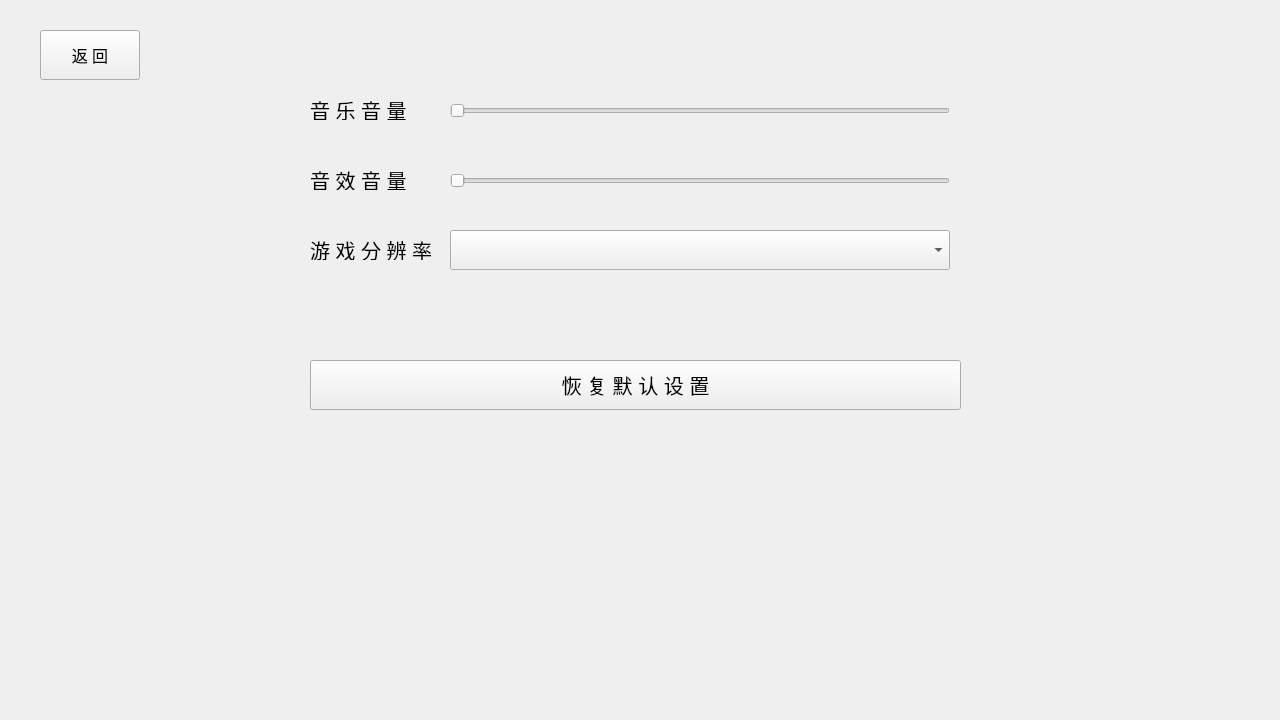
<?xml version="1.0" encoding="UTF-8"?>
<ui version="4.0">
 <class>w2</class>
 <widget class="QWidget" name="w2">
  <property name="geometry">
   <rect>
    <x>0</x>
    <y>0</y>
    <width>1280</width>
    <height>720</height>
   </rect>
  </property>
  <property name="sizeIncrement">
   <size>
    <width>0</width>
    <height>0</height>
   </size>
  </property>
  <property name="windowTitle">
   <string>设置</string>
  </property>
  <property name="windowIcon">
   <iconset resource="pic.qrc">
    <normaloff>:/pic/resources/config.png</normaloff>:/pic/resources/config.png</iconset>
  </property>
  <property name="autoFillBackground">
   <bool>false</bool>
  </property>
  <widget class="QPushButton" name="pushButton">
   <property name="geometry">
    <rect>
     <x>40</x>
     <y>30</y>
     <width>100</width>
     <height>50</height>
    </rect>
   </property>
   <property name="font">
    <font>
     <pointsize>12</pointsize>
    </font>
   </property>
   <property name="focusPolicy">
    <enum>Qt::NoFocus</enum>
   </property>
   <property name="text">
    <string>返 回</string>
   </property>
  </widget>
  <widget class="QSlider" name="horizontalSlider">
   <property name="geometry">
    <rect>
     <x>450</x>
     <y>103</y>
     <width>500</width>
     <height>16</height>
    </rect>
   </property>
   <property name="orientation">
    <enum>Qt::Horizontal</enum>
   </property>
  </widget>
  <widget class="QLabel" name="label">
   <property name="geometry">
    <rect>
     <x>410</x>
     <y>87</y>
     <width>41</width>
     <height>41</height>
    </rect>
   </property>
   <property name="text">
    <string/>
   </property>
   <property name="scaledContents">
    <bool>true</bool>
   </property>
  </widget>
  <widget class="QLabel" name="label_2">
   <property name="geometry">
    <rect>
     <x>310</x>
     <y>100</y>
     <width>110</width>
     <height>20</height>
    </rect>
   </property>
   <property name="font">
    <font>
     <pointsize>15</pointsize>
    </font>
   </property>
   <property name="text">
    <string>音 乐 音 量</string>
   </property>
   <property name="scaledContents">
    <bool>false</bool>
   </property>
  </widget>
  <widget class="QLabel" name="label_3">
   <property name="geometry">
    <rect>
     <x>310</x>
     <y>170</y>
     <width>110</width>
     <height>20</height>
    </rect>
   </property>
   <property name="font">
    <font>
     <pointsize>15</pointsize>
    </font>
   </property>
   <property name="text">
    <string>音 效 音 量</string>
   </property>
   <property name="scaledContents">
    <bool>false</bool>
   </property>
  </widget>
  <widget class="QLabel" name="label_4">
   <property name="geometry">
    <rect>
     <x>410</x>
     <y>157</y>
     <width>41</width>
     <height>41</height>
    </rect>
   </property>
   <property name="text">
    <string/>
   </property>
   <property name="scaledContents">
    <bool>true</bool>
   </property>
  </widget>
  <widget class="QSlider" name="horizontalSlider_2">
   <property name="geometry">
    <rect>
     <x>450</x>
     <y>173</y>
     <width>500</width>
     <height>16</height>
    </rect>
   </property>
   <property name="orientation">
    <enum>Qt::Horizontal</enum>
   </property>
  </widget>
  <widget class="QComboBox" name="comboBox">
   <property name="geometry">
    <rect>
     <x>450</x>
     <y>230</y>
     <width>500</width>
     <height>40</height>
    </rect>
   </property>
   <property name="font">
    <font>
     <pointsize>15</pointsize>
    </font>
   </property>
   <property name="focusPolicy">
    <enum>Qt::NoFocus</enum>
   </property>
  </widget>
  <widget class="QPushButton" name="pushButton_2">
   <property name="geometry">
    <rect>
     <x>310</x>
     <y>360</y>
     <width>651</width>
     <height>50</height>
    </rect>
   </property>
   <property name="font">
    <font>
     <pointsize>15</pointsize>
    </font>
   </property>
   <property name="focusPolicy">
    <enum>Qt::NoFocus</enum>
   </property>
   <property name="text">
    <string>恢 复 默 认 设 置</string>
   </property>
  </widget>
  <widget class="QLabel" name="label_5">
   <property name="geometry">
    <rect>
     <x>310</x>
     <y>240</y>
     <width>130</width>
     <height>20</height>
    </rect>
   </property>
   <property name="font">
    <font>
     <pointsize>15</pointsize>
    </font>
   </property>
   <property name="text">
    <string>游 戏 分 辨 率</string>
   </property>
   <property name="scaledContents">
    <bool>false</bool>
   </property>
  </widget>
 </widget>
 <resources>
  <include location="pic.qrc"/>
 </resources>
 <connections/>
</ui>
